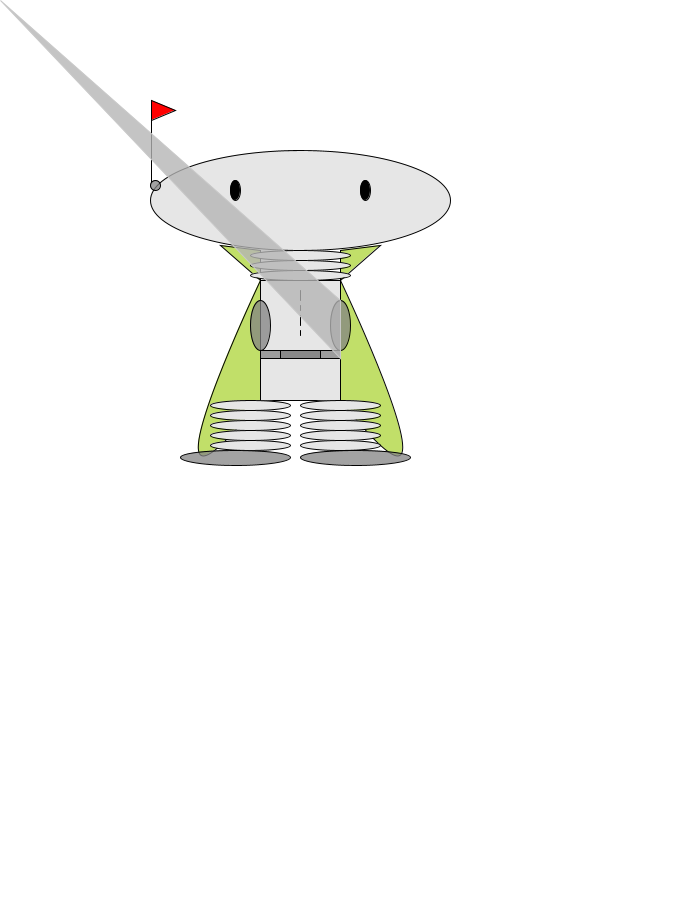
Frame 1 (no input)
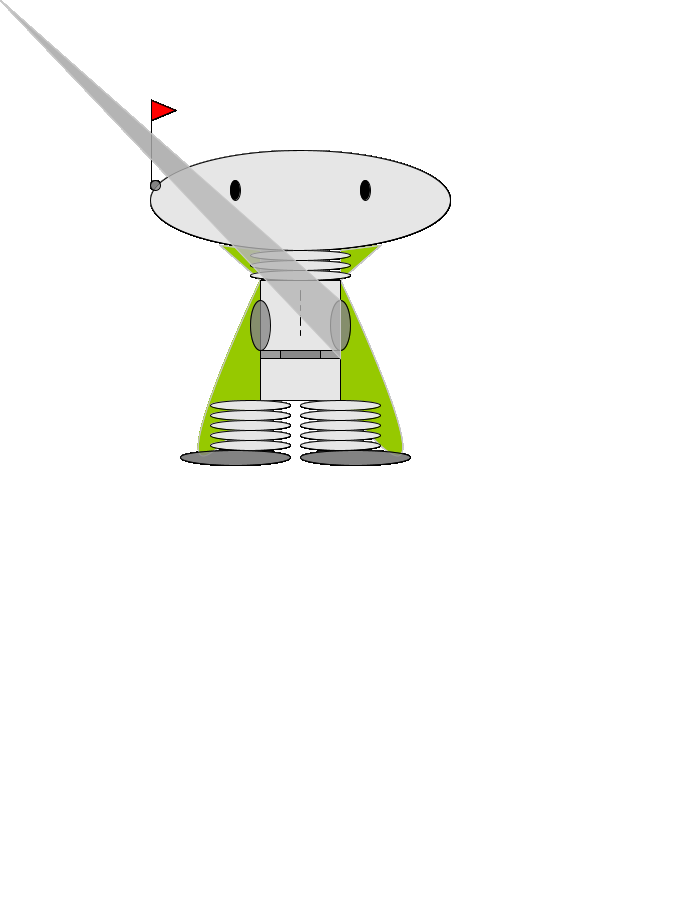
Frame 60 (the mouse pressed at the canvas centre just before this capture)
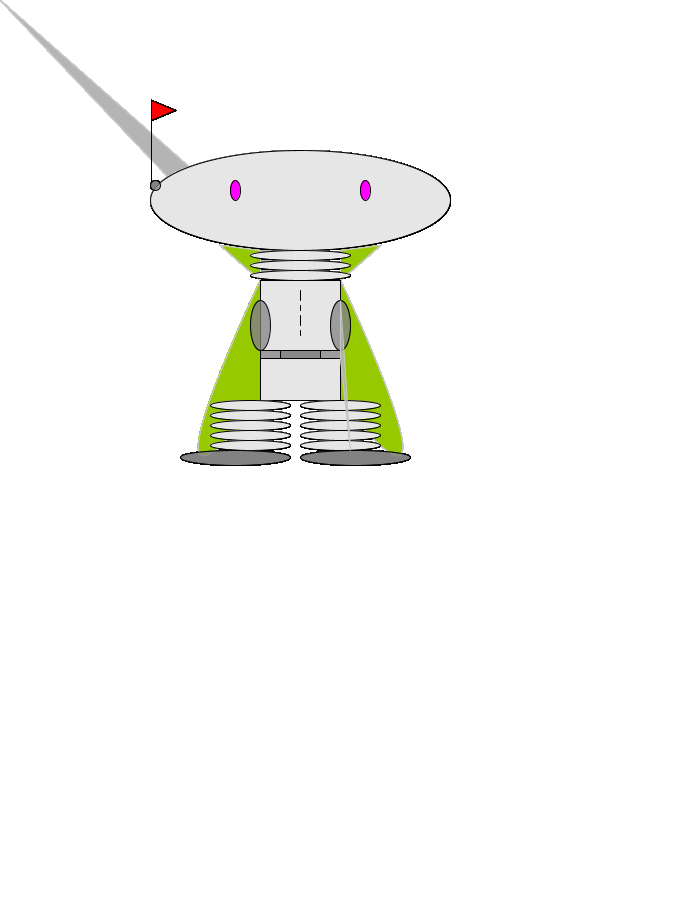
Frame 120 (the mouse held since frame 60 and released just before this capture)

The Processing sketch that drew these frames (run headless with seeded random() and noise(); from frame 60 on, the mouse is pressed at the canvas centre):

// Processing sketch: processing_30415
// ── processing_30415.pde

// This a comand

void setup(){
size(700,900);
background(255); // if you bring background to void draw, you wont be able to drwa a line from previous location
smooth();
frameRate(30);
}

void draw(){
//cape
fill(150,200,0,150);
triangle(340,250,340,280,380,245);
triangle(260,250,260,280,220,245);

beginShape();
vertex(340, 280);
bezierVertex(340, 280, 480, 575,340,400);
endShape();
beginShape();
vertex(260, 280);
bezierVertex(260, 280, 120, 575,260,400);
endShape();

//head
stroke(0);
fill(230);
ellipseMode(CORNERS);
ellipse(150,150,450,250);

//neck
ellipse(250,250,350,260);
ellipse(250,260,350,270);
ellipse(250,270,350,280);

//torso
fill(230);
rectMode(CORNERS);
rect(260,280, 340,400);

// line on torso
line(300,290,300,300);
line(300,305,300,310);
line(300,315,300,325);
line(300,330,300,335);

//right leg
ellipse(210,400,290,410);
ellipse(210,410,290,420);
ellipse(210,420,290,430);
ellipse(210,430,290,440);
ellipse(210,440,290,450);
fill(130,190);
ellipse(300,450,410,465);

//left leg
fill(230);
ellipse(300,400,380,410);
ellipse(300,410,380,420);
ellipse(300,420,380,430);
ellipse(300,430,380,440);
ellipse(300,440,380,450);
fill(130,190);
ellipse(180,450,290,465);

//hands
fill(130,190);
ellipse(330,300,350,350);
ellipse(250,300,270,350);

//belt
rect(260,350,340,358);
rect(280,350,320,358);

//antena
ellipse(150,180, 160,190);
line(151,182,151,100);
fill(255,0,0);
triangle(151,100,151,120,175,110);

//eyes
fill(mouseX,0,mouseY); // thr eyes will change colors acording to the mouse location
ellipse(230,180,240,200);
ellipse(360,180,370,200);

//gun
stroke (200);
fill (180, 200);
triangle(340,300,mouseX, mouseY,340,358);

}

void mousePressed(){ // handles mouse clickings, whenever you mouse click, a square comes out 
    stroke(0);
  fill (mouseX, 0, mouseY);
  rectMode (CENTER);
  rect (mouseX, mouseY,16,16);

}

void keyPressed (){  // every time you press a key, the backround will change 
  background (mouseX, 0, mouseY, 100); // it will change the background color acording the the mouse location
  draw ();
    ellipse (mouseX, mouseY, 18, 18);  // and it will draw an ellipse 
  
  }
